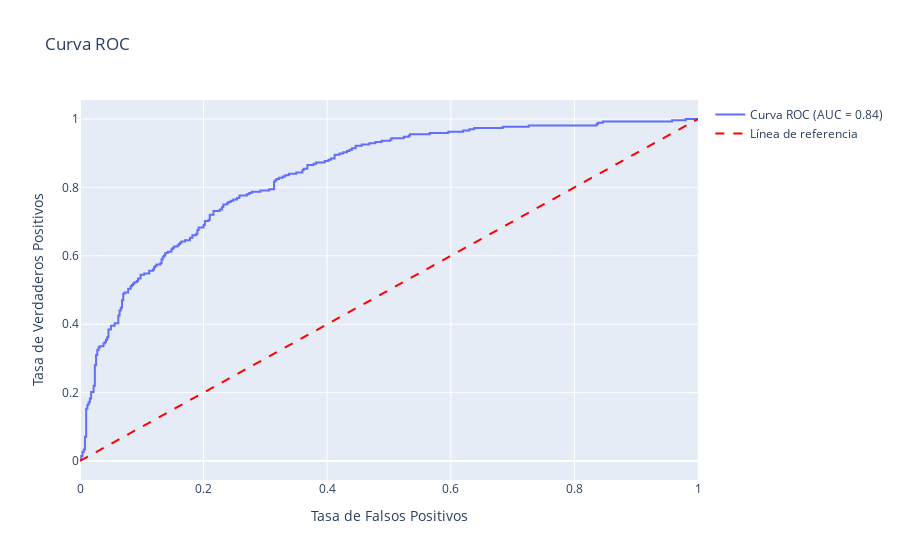

Here is the notebook cell this chart was saved with:
### Markdown cell above
Lo siguiente es un gráfico de la ROC (Característica de Operación del Receptor), que mide el modelo de regresión logística por cuán buena es la capacidad de discriminación entre las clases positiva y negativa (diabetes vs. no diabetes). El eje x representa la tasa de falsos positivos (FPR) y el eje y representa la tasa de verdaderos positivos (TPR). La línea azul ilustra cuánto cambia la TPR con la FPR, dado que el umbral del modelo también cambia. El mejor modelo posible estaría a lo largo del punto más alto en la esquina superior izquierda, donde la TPR es alta y la FPR es lo más baja posible. La línea roja que diagonalmente atraviesa el gráfico es un modelo que elige al azar, con un AUC (Área Bajo la Curva) de 0.5. Aquí la AUC es 0.84, lo cual es bueno, y el modelo tiene la capacidad de discriminar correctamente las clases la mayor parte del tiempo. Mientras más cerca esté la curva ROC de la esquina superior izquierda, mejor será el rendimiento del modelo en términos de sensibilidad y especificidad.

### Code cell
# Calcular las probabilidades de predicción
y_prob = sigmoid(np.dot(X_bias, theta))

# Calcular los valores de la curva ROC
fpr, tpr, thresholds = roc_curve(y, y_prob)
roc_auc = auc(fpr, tpr)

# Gráfico de la curva ROC
fig = go.Figure()

fig.add_trace(go.Scatter(
    x=fpr,
    y=tpr,
    mode='lines',
    name=f'Curva ROC (AUC = {roc_auc:.2f})'
))

fig.add_trace(go.Scatter(
    x=[0, 1],
    y=[0, 1],
    mode='lines',
    line=dict(dash='dash', color='red'),
    name='Línea de referencia'
))

fig.update_layout(
    title='Curva ROC',
    xaxis_title='Tasa de Falsos Positivos',
    yaxis_title='Tasa de Verdaderos Positivos'
)

fig.show()

### Figure 1 — Plotly figure (JSON) as saved in the notebook; plotly's stock layout.template omitted (floating-point values rounded to 4 significant figures; data arrays with more than 128 entries replaced by an {"elided": "..."} marker saying what was removed)
{"data": [{"mode": "lines", "name": "Curva ROC (AUC = 0.84)", "type": "scatter", "x": {"elided": "251 float values"}, "y": {"elided": "251 float values"}}, {"line": {"color": "red", "dash": "dash"}, "mode": "lines", "name": "Línea de referencia", "type": "scatter", "x": [0, 1], "y": [0, 1]}], "layout": {"title": {"text": "Curva ROC"}, "xaxis": {"title": {"text": "Tasa de Falsos Positivos"}}, "yaxis": {"title": {"text": "Tasa de Verdaderos Positivos"}}}}
